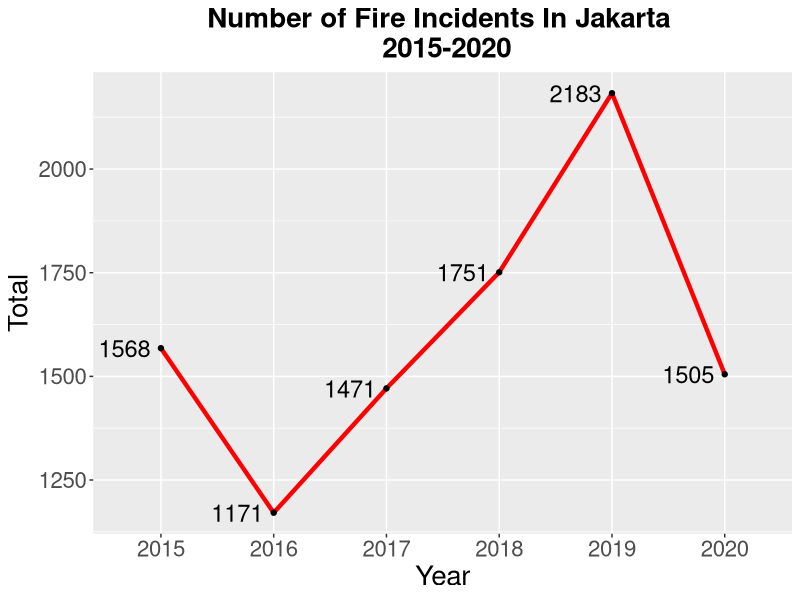
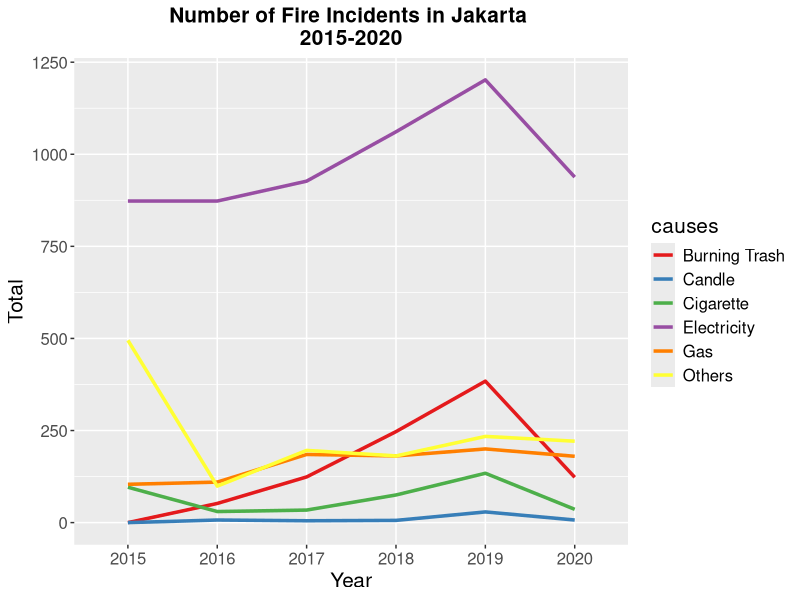
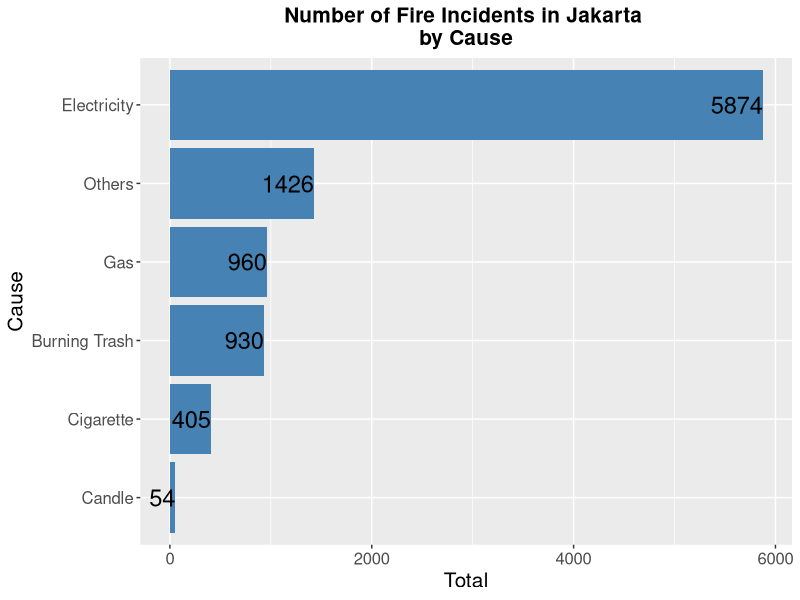
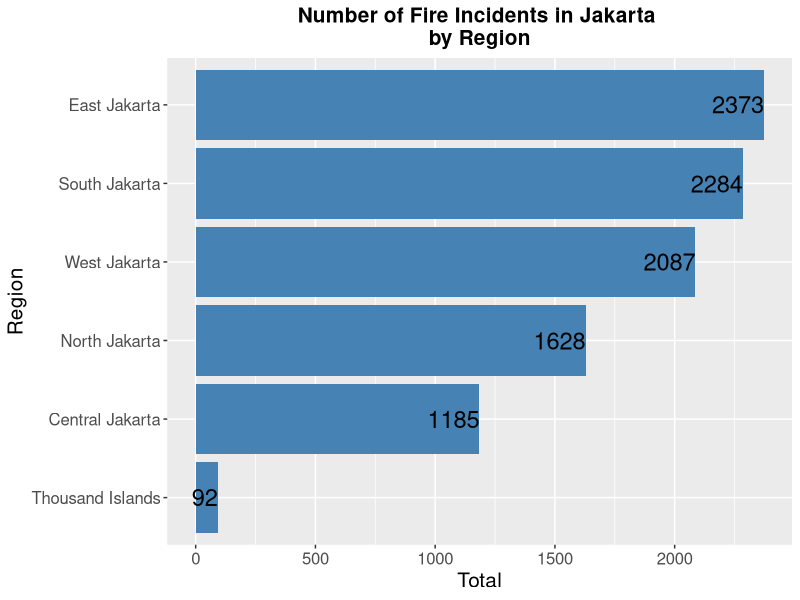
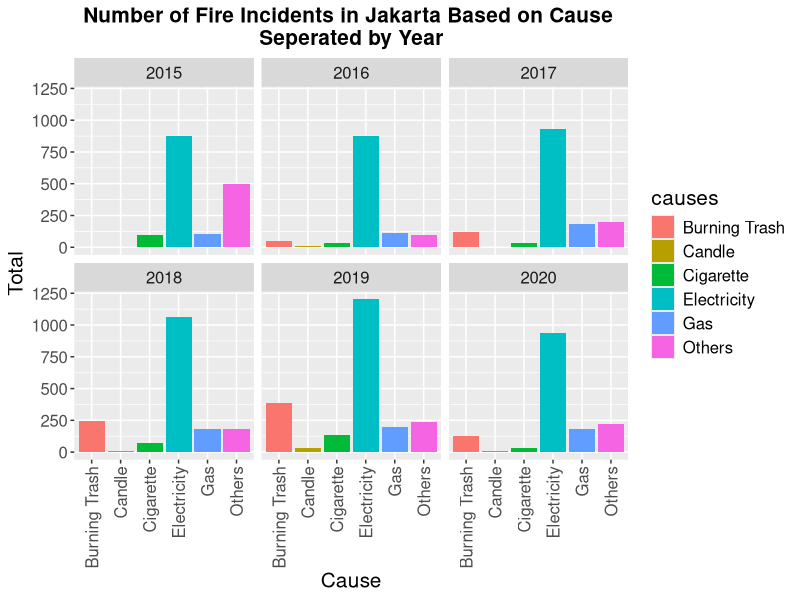
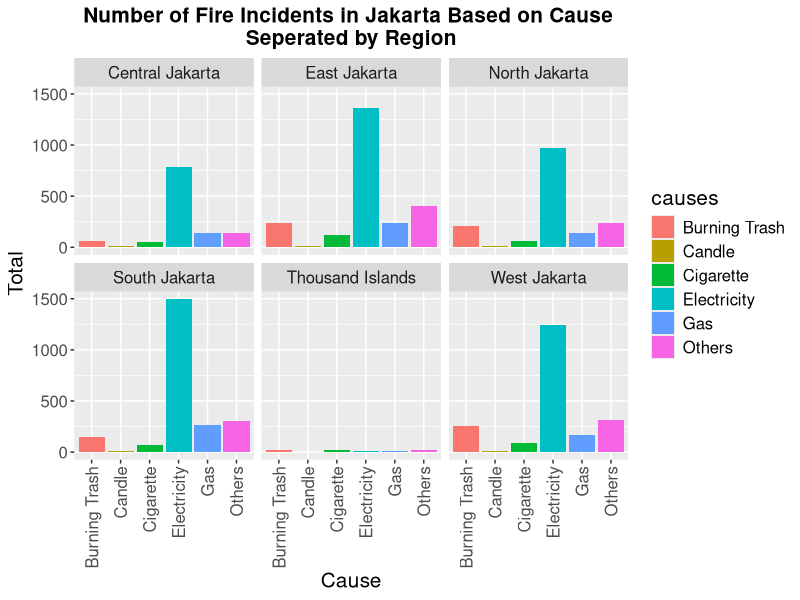
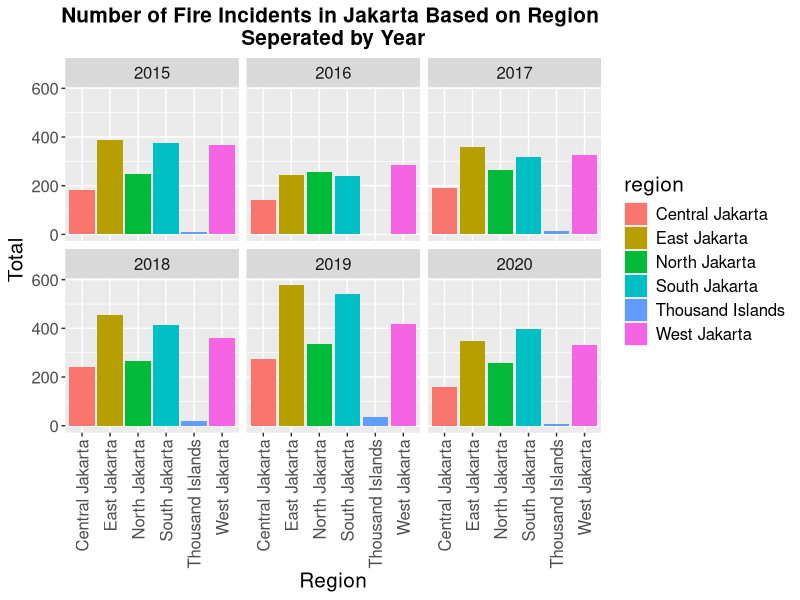

Write the R code that produced these figures, in order.
## ---- chunk 1
library(readr)
library(ggplot2)
library(dplyr)
## ---- chunk 2
data <- read_csv("CausesFireJakarta.csv")
print(data)
## ---- chunk 3
unique(data[c("year")])
unique(data[c("region")])
unique(data[c("causes")])
## ---- chunk 4
data$year <- as.factor(data$year)
data$region <- as.factor(data$region)
data$causes <- as.factor(data$causes)
head(data)
## ---- chunk 5
sapply(data, function(x) sum(is.na(x)))
## ---- chunk 6
yearly <- aggregate(number~year, data, sum)
## ---- chunk 7
ggplot(yearly, aes(x=year,y=number,group=1)) +
  geom_line(stat='identity',color='red',size=1.5) + 
  geom_point() +
  geom_text(aes(label=number),hjust=1.2, color="black", size=6, parse=TRUE) +
  ggtitle("Number of Fire Incidents In Jakarta \n 2015-2020") +
  labs(x='Year',y='Total') +
  theme(plot.title = element_text(hjust = 0.5,size=20,face='bold'),text = element_text(size=20))
## ---- chunk 8
trend <- data %>%
  group_by(year,causes) %>%
  summarise(number = sum(number)) 
## ---- chunk 9
ggplot(trend,aes(x = year, y = number, colour = causes, group = causes)) +
  geom_line(size=1.2) +
  ggtitle("Number of Fire Incidents in Jakarta \n2015-2020") +
  labs(x='Year',y='Total') +
  theme(plot.title = element_text(hjust = 0.5,size=15,face='bold'),text = element_text(size=15)) +
  scale_colour_brewer(palette="Set1")
## ---- chunk 10
causes <- aggregate(number~causes, data, sum)
## ---- chunk 11
ggplot(causes, aes(x=reorder(causes,number),y=number)) +
  geom_bar(stat="identity", fill='steelblue') +
  geom_text(aes(label=number),hjust=1, color="black", size=6, parse=TRUE) +
  ggtitle("Number of Fire Incidents in Jakarta \nby Cause") +
  labs(x='Cause',y='Total') +
  theme(plot.title = element_text(hjust = 0.5,size=15,face='bold'),text = element_text(size=15)) +
  coord_flip()
## ---- chunk 12
region <- aggregate(number~region,data,sum)
## ---- chunk 13
ggplot(region, aes(x=reorder(region,number),y=number)) +
  geom_bar(stat="identity", fill='steelblue') +
  geom_text(aes(label=number),hjust=1, color="black", size=6, parse=TRUE) +
  ggtitle("Number of Fire Incidents in Jakarta \nby Region") +
  labs(x='Region',y='Total') +
  theme(plot.title = element_text(hjust = 0.5,size=15,face='bold'),text = element_text(size=15)) +
  coord_flip()
## ---- chunk 14
ggplot(data, aes(x=causes,y=number,fill=causes)) +
  geom_bar(stat="identity") +
  ggtitle("Number of Fire Incidents in Jakarta Based on Cause \nSeperated by Year") +
  labs(x='Cause',y='Total') +
  theme(plot.title = element_text(hjust=0.5,size=15,face='bold'),axis.text.x=element_text(angle = 90,vjust = 0.5, hjust=1),text = element_text(size=15)) + 
  facet_wrap(~year)
## ---- chunk 15
ggplot(data, aes(x=causes,y=number,fill=causes)) +
  geom_bar(stat="identity") +
  ggtitle("Number of Fire Incidents in Jakarta Based on Cause \nSeperated by Region") +
  labs(x='Cause',y='Total') +
  theme(plot.title = element_text(hjust=0.5,size=15,face='bold'),axis.text.x=element_text(angle = 90,vjust = 0.5, hjust=1),text = element_text(size=15)) + 
  facet_wrap(~region) 
## ---- chunk 16
ggplot(data, aes(x=region,y=number,fill=region)) +
  geom_bar(stat="identity") +
  ggtitle("Number of Fire Incidents in Jakarta Based on Region \nSeperated by Year") +
  labs(x='Region',y='Total') +
  theme(plot.title = element_text(hjust=0.5,size=15,face='bold'),axis.text.x=element_text(angle = 90,vjust = 0.5, hjust=1),text = element_text(size=15)) + 
  facet_wrap(~year) 
